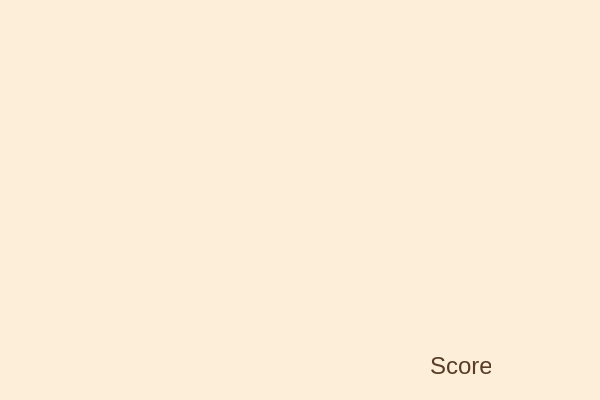
<?xml version="1.0" encoding="UTF-8"?>
<ui version="4.0">
 <class>MinigameClass</class>
 <widget class="QDialog" name="MinigameClass">
  <property name="geometry">
   <rect>
    <x>0</x>
    <y>0</y>
    <width>600</width>
    <height>400</height>
   </rect>
  </property>
  <property name="windowTitle">
   <string>Minigame</string>
  </property>
  <property name="styleSheet">
   <string notr="true">background-color: #FDEED9;</string>
  </property>
  <widget class="QLabel" name="Score">
   <property name="geometry">
    <rect>
     <x>430</x>
     <y>350</y>
     <width>61</width>
     <height>31</height>
    </rect>
   </property>
   <property name="font">
    <font>
     <pointsize>18</pointsize>
    </font>
   </property>
   <property name="styleSheet">
    <string notr="true">color:#573C27
</string>
   </property>
   <property name="text">
    <string>Score:</string>
   </property>
  </widget>
  <widget class="QLabel" name="ScoreNumber">
   <property name="geometry">
    <rect>
     <x>510</x>
     <y>360</y>
     <width>71</width>
     <height>21</height>
    </rect>
   </property>
   <property name="font">
    <font>
     <pointsize>18</pointsize>
    </font>
   </property>
   <property name="styleSheet">
    <string notr="true">color:#573C27
</string>
   </property>
   <property name="text">
    <string/>
   </property>
  </widget>
 </widget>
 <layoutdefault spacing="6" margin="11"/>
 <resources>
  <include location="Client.qrc"/>
 </resources>
 <connections/>
</ui>
